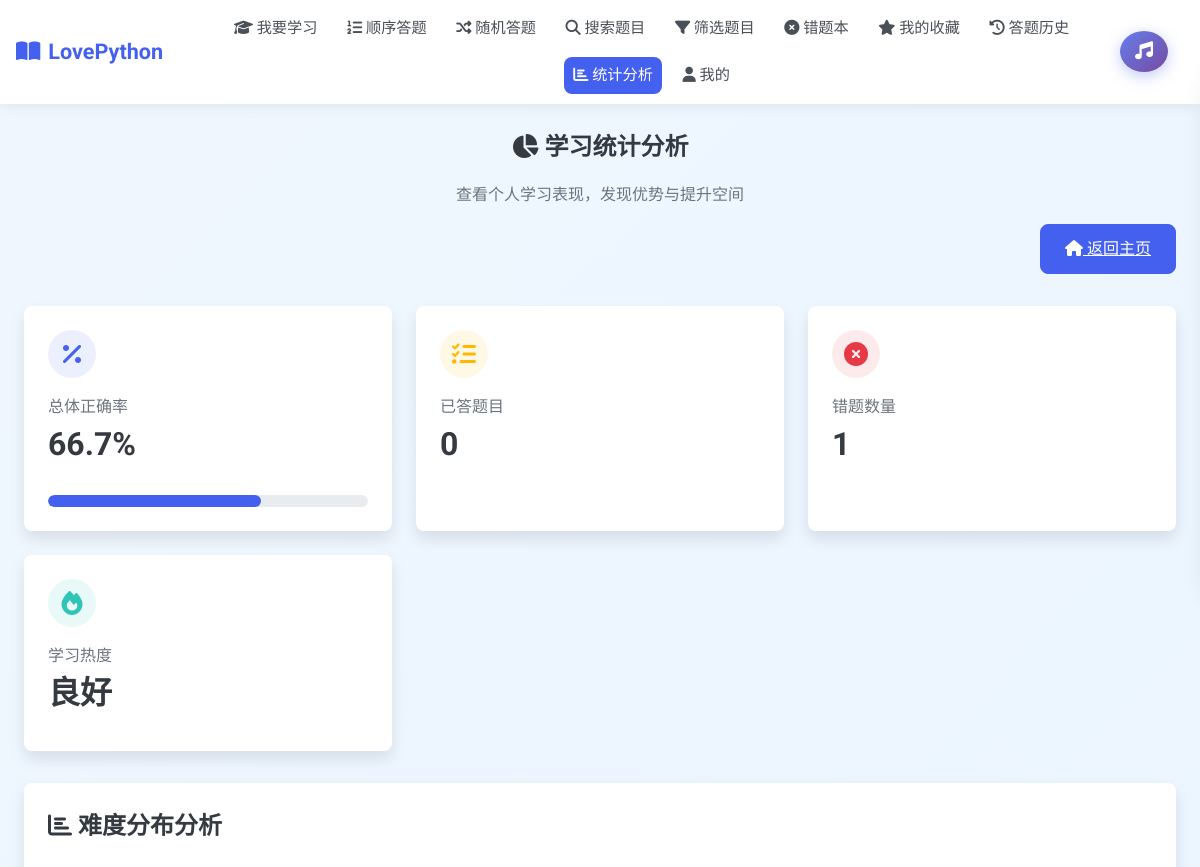
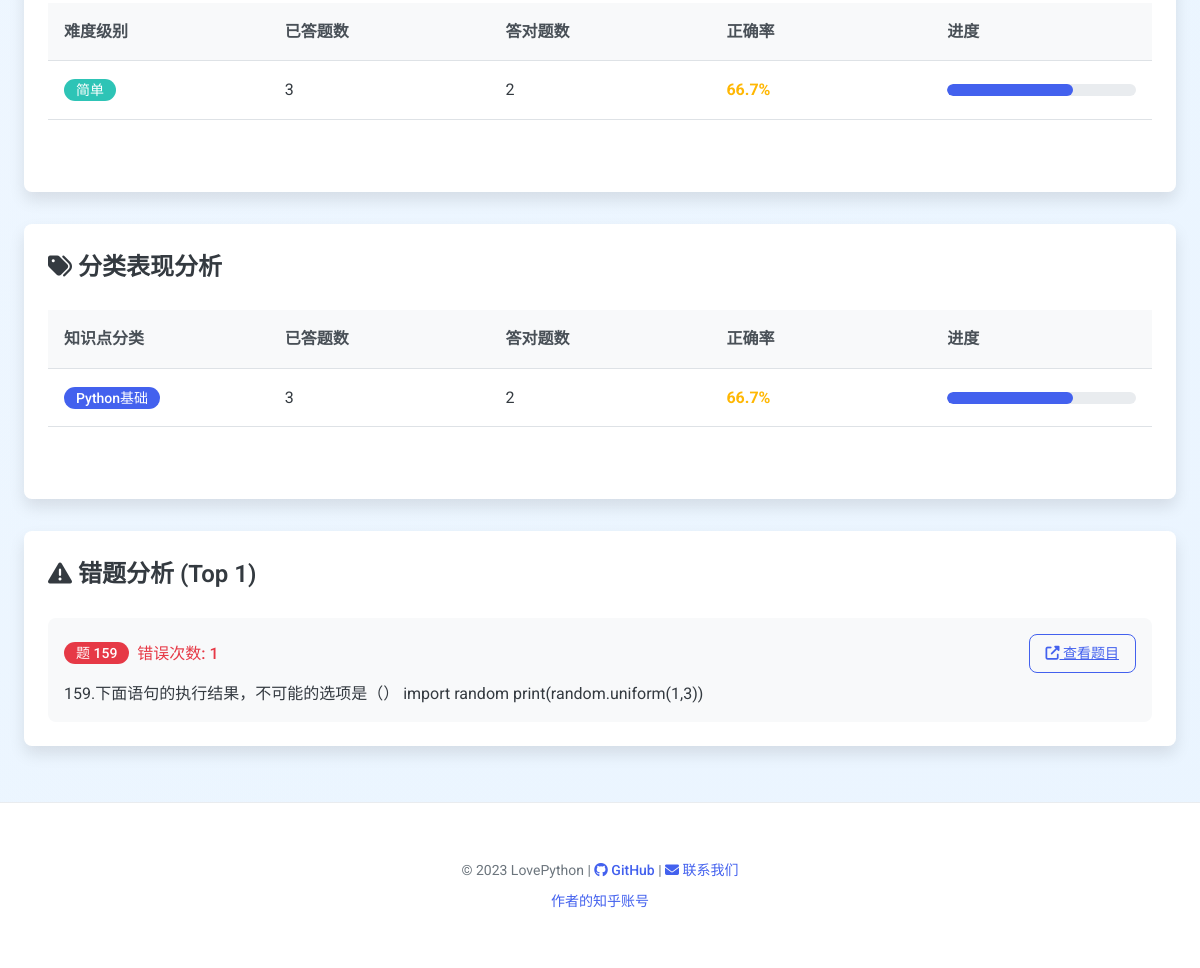
The app's page /statistics (signed in) with its own data (2 pictures, top to bottom).
### tables this page shows
CREATE TABLE questions (
        id TEXT PRIMARY KEY,
        stem TEXT NOT NULL,
        answer TEXT NOT NULL,
        difficulty TEXT,
        qtype TEXT,
        category TEXT,
        options TEXT, -- JSON stored options
        created_at DATETIME DEFAULT CURRENT_TIMESTAMP
    );

### app.py (the view)
@app.route('/statistics')
@login_required
def statistics():
    user_id = get_user_id()
    conn = get_db()
    c = conn.cursor()
    c.execute('''
        SELECT
            COUNT(*) as total,
            SUM(correct) as correct_count
        FROM history
        WHERE user_id=?
    ''', (user_id,))
    row = c.fetchone()
    total = row['total'] if row['total'] else 0
    correct_count = row['correct_count'] if row['correct_count'] else 0
    overall_accuracy = (correct_count/total*100) if total>0 else 0
    c.execute('''
        SELECT
            q.difficulty,
            COUNT(*) as total,
            SUM(h.correct) as correct_count
        FROM history h
        JOIN questions q ON h.question_id=q.id
        WHERE h.user_id=?
        GROUP BY q.difficulty
    ''', (user_id,))
    difficulty_stats = []
    for r in c.fetchall():
        difficulty_stats.append({
            'difficulty': r['difficulty'] or '未分类',
            'total': r['total'],
            'correct_count': r['correct_count'],
            'accuracy': (r['correct_count']/r['total']*100) if r['total']>0 else 0
        })
    c.execute('''
        SELECT
            q.category,
            COUNT(*) as total,
            SUM(h.correct) as correct_count
        FROM history h
        JOIN questions q ON h.question_id=q.id
        WHERE h.user_id=?
        GROUP BY q.category
    ''', (user_id,))
    category_stats = []
    for r in c.fetchall():
        category_stats.append({
            'category': r['category'] or '未分类',
            'total': r['total'],
            'correct_count': r['correct_count'],
            'accuracy': (r['correct_count']/r['total']*100) if r['total']>0 else 0
        })
    c.execute('''
        SELECT
            h.question_id,
            COUNT(*) as wrong_times,
            q.stem
        FROM history h
        JOIN questions q ON h.question_id=q.id
        WHERE h.user_id=? AND h.correct=0
        GROUP BY h.question_id
        ORDER BY wrong_times DESC
        LIMIT 10
    ''', (user_id,))
    worst_questions = []
    for r in c.fetchall():
        worst_questions.append({
            'question_id': r['question_id'],
            'stem': r['stem'],
            'wrong_times': r['wrong_times']
        })
    c.execute('''
        SELECT
            id,
            mode,
            start_time,
            score,
            (SELECT COUNT(*) FROM JSON_EACH(question_ids)) as question_count
        FROM exam_sessions
        WHERE user_id=? AND completed=1
        ORDER BY start_time DESC
        LIMIT 5
    ''', (user_id,))
    recent_exams = []
    for r in c.fetchall():
        recent_exams.append({
            'id': r['id'],
            'mode': r['mode'],
            'start_time': r['start_time'],
            'score': r['score'],
            'question_count': r['question_count']
        })
    conn.close()
    return render_template('statistics.html',
                          overall_accuracy=overall_accuracy,
                          difficulty_stats=difficulty_stats,
                          category_stats=category_stats,
                          worst_questions=worst_questions,
                          recent_exams=recent_exams)

### app.py (called while the page is built)
def get_db():
    conn = sqlite3.connect('database.db')
    conn.row_factory = sqlite3.Row
    return conn

def login_required(f):
    @wraps(f)
    def decorated_function(*args, **kwargs):
        if not is_logged_in():
            flash("请先登录后再访问该页面", "error")
            return redirect(url_for('login', next=request.url))
        return f(*args, **kwargs)
    return decorated_function

def is_logged_in():
    return 'user_id' in session

def get_user_id():
    return session.get('user_id')

### templates/statistics.html (shortened to what this page needs)
{% extends 'base.html' %}
{% block content %}
<div class="statistics-header mb-4">
    <h1 class="card-title mb-2"><i class="fas fa-chart-pie"></i> 学习统计分析</h1>
    <p class="text-muted">查看个人学习表现，发现优势与提升空间</p>
    <div class="text-right mt-2">
        <a href="{{ url_for('index') }}" class="btn btn-primary">
            <i class="fas fa-home"></i> 返回主页
        </a>
    </div>
</div>
<div class="card-grid mb-4">
    <div class="stat-card">
        <div class="stat-icon">
            <i class="fas fa-percentage"></i>
        </div>
        <div class="stat-label">总体正确率</div>
        <div class="stat-value">{{ overall_accuracy|round(1) }}%</div>
        <div class="progress-bar-container mt-2">
            <div class="progress-bar
                {% if overall_accuracy < 60 %}bg-danger
                {% elif overall_accuracy < 80 %}bg-warning
                {% else %}bg-success{% endif %}"
                style="width: {{ overall_accuracy }}%;">
            </div>
        </div>
    </div>
    <div class="stat-card">
        <div class="stat-icon" style="background-color: rgba(255, 183, 3, 0.1); color: var(--warning-color);">
            <i class="fas fa-tasks"></i>
        </div>
        <div class="stat-label">已答题目</div>
        <div class="stat-value">
            {% if difficulty_stats|length > 0 %}
                {% set total_answered = 0 %}
                {% for stat in difficulty_stats %}
                    {% set total_answered = total_answered + stat.total %}
                {% endfor %}
                {{ total_answered }}
            {% else %}
                0
            {% endif %}
        </div>
    </div>
    <div class="stat-card">
        <div class="stat-icon" style="background-color: rgba(230, 57, 70, 0.1); color: var(--danger-color);">
            <i class="fas fa-times-circle"></i>
        </div>
        <div class="stat-label">错题数量</div>
        <div class="stat-value">
            {% if worst_questions|length > 0 %}
                {{ worst_questions|length }}
            {% else %}
                0
            {% endif %}
        </div>
    </div>
    <div class="stat-card">
        <div class="stat-icon" style="background-color: rgba(46, 196, 182, 0.1); color: var(--success-color);">
            <i class="fas fa-fire"></i>
        </div>
        <div class="stat-label">学习热度</div>
        <div class="stat-value">
            {% if difficulty_stats|length > 0 %}
                {% if recent_exams and recent_exams|length > 0 %}
                    优秀
                {% else %}
                    良好
                {% endif %}
            {% else %}
                待提升
            {% endif %}
        </div>
    </div>
</div>
<div class="statistics-section mb-4">
    <div class="card">
        <h2 class="card-title mb-3"><i class="fas fa-chart-bar"></i> 难度分布分析</h2>
        <div class="table-container">
            <table class="table">
                <thead>
                    <tr>
                        <th>难度级别</th>
                        <th>已答题数</th>
                        <th>答对题数</th>
                        <th>正确率</th>
                        <th>进度</th>
                    </tr>
                </thead>
                <tbody>
                    {% for stat in difficulty_stats %}
                    <tr>
                        <td>
                            <span class="badge
                                {% if stat.difficulty == '简单' or stat.difficulty == '无' %}badge-success
                                {% elif stat.difficulty == '中等' %}badge-warning
                                {% else %}badge-danger{% endif %}">
                                {{ stat.difficulty }}
                            </span>
                        </td>
                        <td>{{ stat.total }}</td>
                        <td>{{ stat.correct_count }}</td>
                        <td class="font-weight-bold
                            {% if stat.accuracy < 60 %}text-danger
                            {% elif stat.accuracy < 80 %}text-warning
                            {% else %}text-success{% endif %}">
                            {{ stat.accuracy|round(1) }}%
                        </td>
                        <td>
                            <div class="progress-bar-container">
                                <div class="progress-bar
                                    {% if stat.accuracy < 60 %}bg-danger
                                    {% elif stat.accuracy < 80 %}bg-warning
                                    {% else %}bg-success{% endif %}"
                                    style="width: {{ stat.accuracy }}%;">
                                </div>
                            </div>
                        </td>
                    </tr>
                    {% endfor %}
                </tbody>
            </table>
        </div>
    </div>
</div>
{% if category_stats and category_stats|length > 0 %}
<div class="statistics-section mb-4">
    <div class="card">
        <h2 class="card-title mb-3"><i class="fas fa-tags"></i> 分类表现分析</h2>
        <div class="table-container">
            <table class="table">
                <thead>
                    <tr>
                        <th>知识点分类</th>
                        <th>已答题数</th>
                        <th>答对题数</th>
                        <th>正确率</th>
                        <th>进度</th>
                    </tr>
                </thead>
                <tbody>
                    {% for stat in category_stats %}
                    <tr>
                        <td>
                            <span class="badge badge-primary">{{ stat.category }}</span>
                        </td>
                        <td>{{ stat.total }}</td>
                        <td>{{ stat.correct_count }}</td>
                        <td class="font-weight-bold
                            {% if stat.accuracy < 60 %}text-danger
                            {% elif stat.accuracy < 80 %}text-warning
                            {% else %}text-success{% endif %}">
                            {{ stat.accuracy|round(1) }}%
                        </td>
                        <td>
                            <div class="progress-bar-container">
                                <div class="progress-bar
                                    {% if stat.accuracy < 60 %}bg-danger
                                    {% elif stat.accuracy < 80 %}bg-warning
                                    {% else %}bg-success{% endif %}"
                                    style="width: {{ stat.accuracy }}%;">
                                </div>
                            </div>
                        </td>
                    </tr>
                    {% endfor %}
                </tbody>
            </table>
        </div>
    </div>
</div>
{% endif %}
<div class="statistics-section mb-4">
    <div class="card">
        <h2 class="card-title mb-3"><i class="fas fa-exclamation-triangle"></i> 错题分析 (Top {{ worst_questions|length }})</h2>
        {% if worst_questions|length > 0 %}
            <div class="wrong-questions-list">
                {% for q in worst_questions %}
                <div class="wrong-question-item">
                    <div class="wrong-question-header">
                        <div class="wrong-question-id">
                            <span class="badge badge-danger">题 {{ q.question_id }}</span>
                            <span class="wrong-count">错误次数: {{ q.wrong_times }}</span>
                        </div>
                        <a href="{{ url_for('show_question', qid=q.question_id) }}" class="btn btn-sm btn-outline-primary">
                            <i class="fas fa-external-link-alt"></i> 查看题目
                        </a>
                    </div>
                    <p class="wrong-question-stem">{{ q.stem }}</p>
                </div>
                {% endfor %}
            </div>
        {% else %}
            <div class="empty-state text-center py-5">
                <i class="fas fa-check-circle" style="font-size: 3rem; color: var(--success-color); margin-bottom: 1rem;"></i>
                <h3>暂无错题记录</h3>
                <p class="text-muted">继续保持良好状态！</p>
            </div>
        {% endif %}
    </div>
</div>
{% endblock %}

### templates/base.html (style rules this page uses)
body { position: relative; min-height: 100vh; }

### templates/statistics.html (style rules this page uses)
.statistics-header { text-align: center; }
.wrong-questions-list { display: flex; flex-direction: column; gap: 1rem; }
.wrong-question-item { background-color: var(--gray-100); border-radius: var(--border-radius); padding: 1rem; transition: var(--transition); }
.wrong-question-header { display: flex; justify-content: space-between; align-items: center; margin-bottom: 0.5rem; }
.wrong-question-id { display: flex; align-items: center; gap: 0.5rem; }
.wrong-count { color: var(--danger-color); font-weight: 500; }
.wrong-question-stem { margin: 0; color: var(--gray-800); }

### records on screen
questions: question_id "159", wrong_times "1", stem "159.下面语句的执行结果，不可能的选项是（） import random print(random.uniform(1,3))"

### other values on screen
{{ overall_accuracy|round(1) }} "66.7"
{{ total_answered }} "0"
{{ worst_questions|length }} "1"
{{ stat.difficulty }} "简单"
{{ stat.total }} "3"
{{ stat.correct_count }} "2"
{{ stat.accuracy|round(1) }} "66.7"
{{ stat.category }} "Python基础"
{{ current_year|default(2023) }} "2023"
